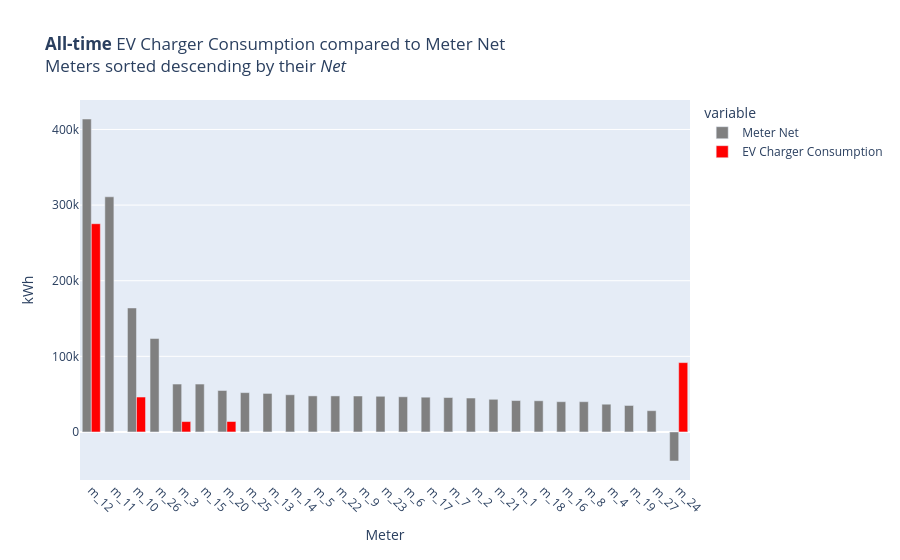

Source (notebook cell):
### Markdown cell above
## Plotting

### Code cell
# Plot per-Meter EVCharger consumption alongside Meter's Net flow, sorted by the latter descending. 
fig = px.bar(meter_combined_data.sort_values(by='Meter Net', ascending=False)
       , x='meter_id', y=['Meter Net', 'EV Charger Consumption']
       , labels={'value':'kWh', 'meter_id':'Meter'}
       , barmode='group'
       , color_discrete_map={'Meter Net': 'gray', 'EV Charger Consumption': 'red'}
       , title='<b>All-time</b> EV Charger Consumption compared to Meter Net<br>Meters sorted descending by their <i>Net</i>'
      )
fig.update_xaxes(tickangle=45)
fig.show()

### Figure 1 — Plotly figure (JSON) as saved in the notebook; plotly's stock layout.template omitted (floating-point values rounded to 4 significant figures)
{"data": [{"alignmentgroup": "True", "hovertemplate": "variable=Meter Net<br>Meter=%{x}<br>kWh=%{y}<extra></extra>", "legendgroup": "Meter Net", "marker": {"color": "gray", "pattern": {"shape": ""}}, "name": "Meter Net", "offsetgroup": "Meter Net", "orientation": "v", "showlegend": true, "textposition": "auto", "type": "bar", "x": ["m_12", "m_11", "m_10", "m_26", "m_3", "m_15", "m_20", "m_25", "m_13", "m_14", "m_5", "m_22", "m_9", "m_23", "m_6", "m_17", "m_7", "m_2", "m_21", "m_1", "m_18", "m_16", "m_8", "m_4", "m_19", "m_27", "m_24"], "xaxis": "x", "y": [413900.0, 311000.0, 164000.0, 123600.0, 63370.0, 63350.0, 54830.0, 52010.0, 50960.0, 49200.0, 47700.0, 47660.0, 47540.0, 47190.0, 46520.0, 45980.0, 45540.0, 44870.0, 43200.0, 41543, 41250.0, 40030.0, 40020.0, 36700.0, 35030.0, 28140.0, -38410.0], "yaxis": "y"}, {"alignmentgroup": "True", "hovertemplate": "variable=EV Charger Consumption<br>Meter=%{x}<br>kWh=%{y}<extra></extra>", "legendgroup": "EV Charger Consumption", "marker": {"color": "red", "pattern": {"shape": ""}}, "name": "EV Charger Consumption", "offsetgroup": "EV Charger Consumption", "orientation": "v", "showlegend": true, "textposition": "auto", "type": "bar", "x": ["m_12", "m_11", "m_10", "m_26", "m_3", "m_15", "m_20", "m_25", "m_13", "m_14", "m_5", "m_22", "m_9", "m_23", "m_6", "m_17", "m_7", "m_2", "m_21", "m_1", "m_18", "m_16", "m_8", "m_4", "m_19", "m_27", "m_24"], "xaxis": "x", "y": [275400.0, null, 46180.0, null, 13730.0, null, 13820.0, null, null, null, null, null, null, null, null, null, null, null, null, null, null, null, null, null, null, null, 91702], "yaxis": "y"}], "layout": {"barmode": "group", "legend": {"title": {"text": "variable"}, "tracegroupgap": 0}, "title": {"text": "<b>All-time</b> EV Charger Consumption compared to Meter Net<br>Meters sorted descending by their <i>Net</i>"}, "xaxis": {"anchor": "y", "domain": [0, 1], "tickangle": 45, "title": {"text": "Meter"}}, "yaxis": {"anchor": "x", "domain": [0, 1], "title": {"text": "kWh"}}}}
